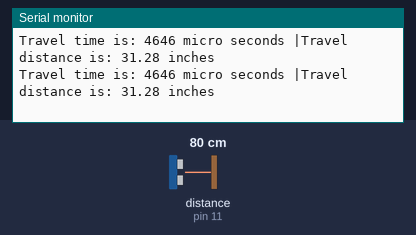
Bench run of a sketch on a simulated Arduino Uno, built with avr-gcc and run on an emulated ATmega328P. Shown: the last lines printed to the serial monitor. Wiring (inferred from the names in the program): ultrasonic range finder: trigger pin 12; echo pin 11. Inputs (shaded band) come from the test bench; at power-on: distance to the obstacle (sensor on pin 11) 80 cm. The echo pulse lasts 58.3 µs per cm.

Above: at 1.2 s.
1.3 s: distance to the obstacle (sensor on pin 11) set to 2 cm
At 1.48 s:
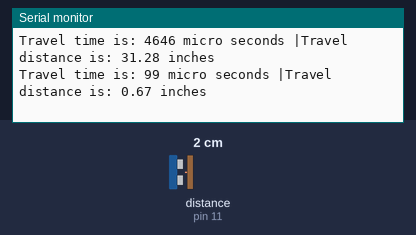
2.8 s: distance to the obstacle (sensor on pin 11) set to 4 cm
At 3.0 s:
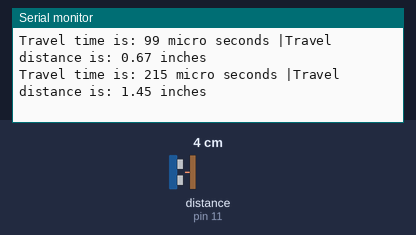
4.3 s: distance to the obstacle (sensor on pin 11) set to 120 cm
At 4.54 s:
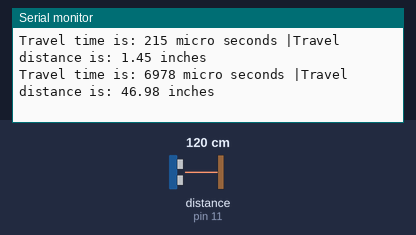
7.3 s: distance to the obstacle (sensor on pin 11) set to 9 cm
At 7.42 s:
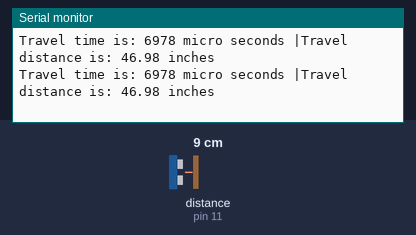
10.3 s: distance to the obstacle (sensor on pin 11) set to 250 cm
At 10.48 s:
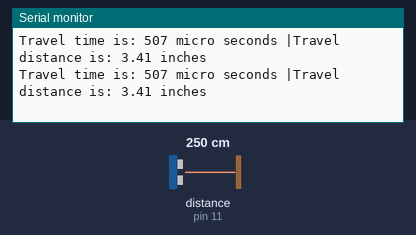
16.3 s: distance to the obstacle (sensor on pin 11) set to 299 cm
At 16.45 s:
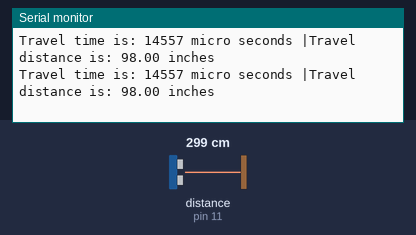
Timing chart, 0 to 19.3 s (numbered marks = the images above; inputs shaded):
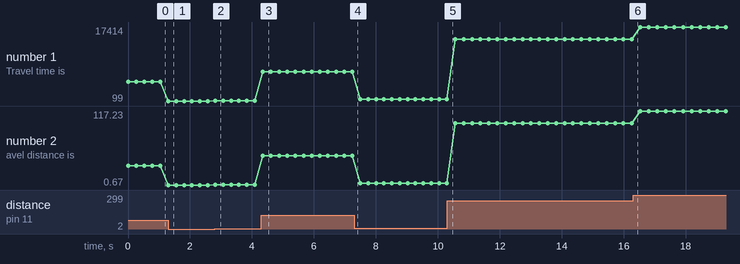

Measured:
- after the input at 1.3 s, the serial monitor: prints a new line at once (image 1)
- after the input at 2.8 s, the serial monitor: prints a new line at once (image 2)
- after the input at 4.3 s, the serial monitor: prints a new line after 0.05 s (image 3)
- plotted number 1: 4646 → 99 after the input at 1.3 s, 99 → 215 after the input at 2.8 s, 215 → 6978 after the input at 4.3 s, 6978 → 507 after the input at 7.3 s, 507 → 14557 after the input at 10.3 s
- plotted number 2: 31.28 → 0.67 after the input at 1.3 s, 0.67 → 1.45 after the input at 2.8 s, 1.45 → 46.98 after the input at 4.3 s, 46.98 → 3.41 after the input at 7.3 s, 3.41 → 98 after the input at 10.3 s

The sketch:

Lesson55.ino
```cpp
// Lesson 55: Measuring the distance with HC-SR04 Sensor
int triggerPin = 12;
int echoPin = 11;
int pingTravelTime; // in micro seconds
float pingTravelDistance;
float distanceToTarget;

void setup() {
  // put your setup code here, to run once:
  Serial.begin(9600);
  pinMode(triggerPin, OUTPUT);
  pinMode(echoPin, INPUT);
}

void loop() {
  // put your main code here, to run repeatedly:
  digitalWrite(triggerPin, LOW);
  delayMicroseconds(10);
  digitalWrite(triggerPin, HIGH);
  delayMicroseconds(10);
  digitalWrite(triggerPin, LOW);
  pingTravelTime = pulseIn(echoPin, HIGH);
  pingTravelDistance = (pingTravelTime*765.*5280.*12.)/(3600.*1000000.);
  distanceToTarget = pingTravelDistance/2;
  Serial.print("Travel time is: ");
  Serial.print(pingTravelTime);
  Serial.print(" micro seconds |");
  Serial.print("Travel distance is: ");
//  Serial.print(distanceToTarget*2.54);
//  Serial.println(" cm");
  Serial.print(distanceToTarget);
  Serial.println(" inches");
  delay(250);
}
```
